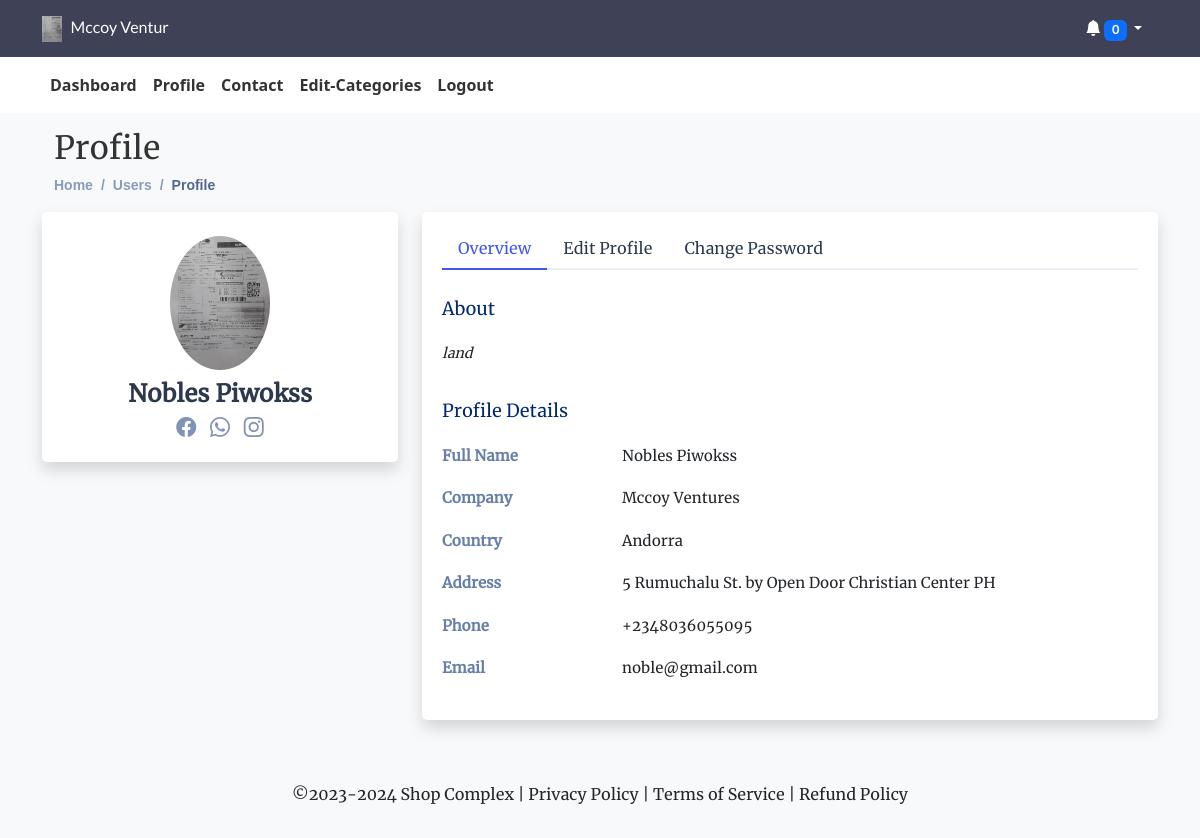
The app's page /profile (signed in), older data.
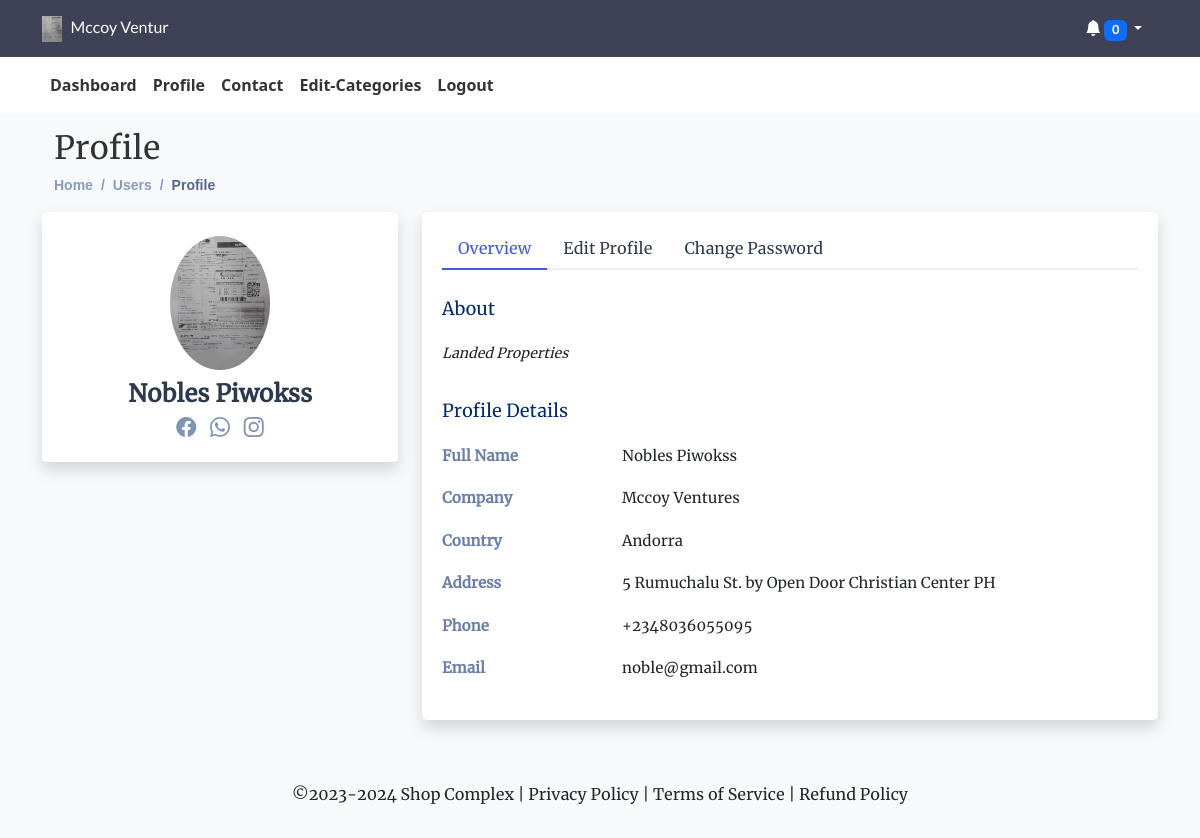
The same page, newer data.
### myapp/models.py (models this page shows, shortened)
class User(AbstractUser):
    profilepic = models.ImageField(null=True, blank=True, default="avatar.png")
    moredesc = models.TextField(null=True, blank=True)
    businessname = models.CharField(
        max_length=100, unique=True, null=True, blank=True)
    slug = models.SlugField(unique=True, null=True, blank=True)
    country = models.CharField(max_length=100, null=True, blank=True)
    state = models.CharField(max_length=100, null=True, blank=True)
    address = models.CharField(max_length=100, null=True, blank=True)
    phone = models.CharField(max_length=100, null=True, blank=True)
    email = models.EmailField(unique=True)
    meansofid = models.CharField(max_length=100, null=True, blank=True)
    idnumber = models.CharField(max_length=100, null=True, blank=True)
    idpic = models.ImageField(null=True, blank=True)
    logo = models.ImageField(null=True, blank=True, default="icon.png")
    currency = models.CharField(max_length=10, null=True, blank=True)
    coins = models.IntegerField(blank=True, null=True, default=0)
    whatsapp = models.CharField(max_length=200, null=True, blank=True)
    facebook = models.CharField(max_length=200, null=True, blank=True)
    instagram = models.CharField(max_length=200, null=True, blank=True)
    username = models.CharField(max_length=100, null=True, blank=True)
    password = models.CharField(max_length=128, null=True, blank=True)
    gender = models.CharField(max_length=100, null=True, blank=True)
    updated = models.DateTimeField(auto_now=True, null=True)
    created = models.DateTimeField(auto_now_add=True, null=True)
    subscribed = models.BooleanField(default=False, null=True, blank=True)
    passwordresetcode = models.CharField(max_length=200, null=True, blank=True)
    passwordresetphone = models.CharField(
        max_length=200, null=True, blank=True)
    securityquestion = models.CharField(max_length=200, null=True, blank=True)
    securityanswer = models.CharField(max_length=100, null=True, blank=True)
    date = models.DateTimeField(default=datetime.now())
    trial_start = models.DateTimeField(null=True, blank=True)
    trial_end = models.DateTimeField(null=True, blank=True)
    record = models.FileField(upload_to="records/", blank=True, null=True)
    USERNAME_FIELD = 'email'
    REQUIRED_FIELDS = []
    def save(self, *args, **kwargs):
        if self.pk is None:
            self.trial_start = self.date_joined
            self.trial_end = self.trial_start + \
                timedelta(days=14)  # Adjust trial period as needed
        else:
            self.trial_start = self.date_joined
            self.trial_end = self.trial_start + timedelta(days=14)
            old_user = User.objects.get(pk=self.pk)
            if self.profilepic != old_user.profilepic:
                self.profilepic = self.compress_image(self.profilepic)
            if self.logo != old_user.logo:
                self.logo = self.compress_image(self.logo)
            if old_user.subscribed != self.subscribed:
                if self.subscribed:
                    self.update_slug_activation()
                else:
                    self.slug = None
        if self.trial_end <= timezone.now() and not self.subscribed:
            self.subscribed = False
        else:
            self.subscribed = True
        if self.subscribed:
            self.slug = slugify(self.businessname)
        else:
            self.slug = None
        super(User, self).save(*args, **kwargs)

### myapp/views.py (the view, shortened to what this page needs)
# urls.py: path('profile', views.profile, name='profile'),
@login_required(login_url='loginform')
def profile(request):
    context = {}
    if request.user.is_authenticated:
        password_form = ChangePasswordForm()  # Create ChangePasswordForm instance
        user = request.user
        check_expired(request, user)
        cart = CartItem.objects.filter(slug=request.user.slug)
        carts = cart.values('phone').distinct()
        facebookk = user.facebook
        facebook = facebookk[25:]
        whatsap = user.whatsapp
        whatsapp = whatsap[14:]
        instagramm = user.instagram
        instagram = instagramm[26:]
        context = {'facebook': facebook, 'whatsapp': whatsapp,
                   'instagram': instagram, 'password_form': password_form, 'carts': carts}
    return render(request, 'myapp/profile.html', context)

### myapp/models.py (called while the page is built)
@receiver(pre_save, sender=User)
def delete_old_images(sender, instance, **kwargs):
    if instance.pk:
        old_item = User.objects.get(pk=instance.pk)
        if old_item.profilepic != instance.profilepic:
            if str(instance.profilepic) != "avatar.png":
                old_item.profilepic.delete(save=False)
        if old_item.logo != instance.logo:
            if str(instance.logo) != "icon.png":
                old_item.logo.delete(save=False)

### myapp/views.py (called while the page is built)
def check_expired(request, user):
    if Subscription.objects.filter(user=user).exists():
        cancelsub(request, user)
        if Subscription.objects.filter(user=user).exists():
            user.subscribed = True
            user.slug = slugify(user.businessname)
        else:
            user.slug = None
            user.subscribed = False
        user.save()
    else:
        user.slug = None
        user.subscribed = False
    user.save()

### myapp/templates/myapp/profile.html (shortened to what the changed rows need)
{% extends 'wrapper.html' %}
{% load static %}
{% block content %}
<div class="container my-3">
    <div class="pagetitle">
        <div class="container">
            <h2>Profile</h2>
        </div>
    </div>
    <section class="section profile">
        <div class="row">
            <div class="col-xl-4">
                <div class="card shadow">
                    <div class="card-body profile-card pt-4 d-flex flex-column align-items-center">
                        <img src="{{user.logo.url}}" alt="Profile" class="rounded-circle" style="width: 100px;">
                        <h2>{{user.first_name}} {{user.last_name}}</h2>
                        <div class="social-links mt-2">
                            <a href="{{user.facebook}}" class="facebook">
                            </a>
                            <a href="{{user.whatsapp}}" class="whatsapp">
                            </a>
                            <a href="{{user.instagram}}" class="instagram">
                            </a>
                        </div>
                    </div>
                </div>
            </div>
            <div class="col-xl-8">
                <div class="card shadow">
                    <div class="card-body pt-3">
                        <div class="tab-content pt-2">
                            <div class="tab-pane fade show active profile-overview" id="profile-overview">
                                <h5 class="card-title">About</h5>
                                <p class="small fst-italic">{{user.moredesc}}</p>
                                <h5 class="card-title">Profile Details</h5>
                                <div class="row">
                                    <div class="col-lg-3 col-md-4 label ">Full Name</div>
                                    <div class="col-lg-9 col-md-8">{{user.first_name}} {{user.last_name}}</div>
                                </div>
                                <div class="row">
                                    <div class="col-lg-3 col-md-4 label">Company</div>
                                    <div class="col-lg-9 col-md-8">{{user.businessname}}</div>
                                </div>
                                <div class="row">
                                    <div class="col-lg-3 col-md-4 label">Country</div>
                                    <div class="col-lg-9 col-md-8">{{user.country}}</div>
                                </div>
                                <div class="row">
                                    <div class="col-lg-3 col-md-4 label">Address</div>
                                    <div class="col-lg-9 col-md-8">{{user.address}}</div>
                                </div>
                                <div class="row">
                                    <div class="col-lg-3 col-md-4 label">Phone</div>
                                    <div class="col-lg-9 col-md-8">{{user.phone}}</div>
                                </div>
                                <div class="row">
                                    <div class="col-lg-3 col-md-4 label">Email</div>
                                    <div class="col-lg-9 col-md-8">{{user.email}}</div>
                                </div>
                            </div>
                        </div>
                    </div>
                </div>
            </div>
        </div>
    </section>
</div>
{% endblock content %}

### templates/navbar.html (shortened to what this page needs)
{% load static %}
<div id="navbar-container">
    <header id="container" class="custom-header" style="font-family: 'Lato', Lato-Regular;">
        <div class="container">
            <div class="row align-items-center justify-content-between">
                <div class="col-auto">
                    {% if user.is_authenticated %}
                    <a href="{% url 'portal' %}" class="navbar-brand text-white logo">
                        <img src="{{user.logo.url}}" alt="logo"> {{ user.businessname|slice:":12" }}
                    </a>
                    {% else %}
                    <a href="{% url 'portal' %}" class="navbar-brand text-white">
                        <i class="bi bi-diamond"></i> Brand Name
                    </a>
                    {% endif %}
                </div>
                <div class="col-auto">
                    <div class="dropdown d-inline mx-3">
                        <a href="#" class="text-white dropdown-toggle text-decoration-none" id="notificationsDropdown"
                            role="button" data-bs-toggle="dropdown" aria-haspopup="true" aria-expanded="false">
                            <i class="bi bi-bell-fill"></i>
                            <span class="badge bg-primary">{{ carts.count }}</span>
                        </a>
                    </div>
                </div>
            </div>
        </div>
    </header>
    <nav class="navbar navbar-expand-lg navbar-light custom-navbar"
        style="font-family: system-ui, -apple-system, BlinkMacSystemFont, 'Segoe UI', Roboto, Oxygen, Ubuntu, Cantarell, 'Open Sans', 'Helvetica Neue', sans-serif">
        <div class="container text-center">
            <div class="collapse navbar-collapse" id="navbarNav">
                <ul class="navbar-nav ml-auto">
                    <li class="nav-item">
                        <a class="nav-link" href="{% url 'portal' %}">Dashboard</a>
                    </li>
                    <li class="nav-item">
                        <a class="nav-link" href="{% url 'profile' %}">Profile</a>
                    </li>
                    <li class="nav-item">
                        <a class="nav-link" href="{% url 'contact' %}">Contact</a>
                    </li>
                    <li class="nav-item">
                        <a class="nav-link" href="{% url 'category' %}">Edit-Categories</a>
                    </li>
                    <li class="nav-item">
                        <a class="nav-link" href="{% url 'logout' %}">Logout</a>
                    </li>
                </ul>
            </div>
        </div>
    </nav>
</div>

Row changes from the older to the newer data that the page shows:
changed User "Nobles": moredesc "land" → "Landed Properties"
